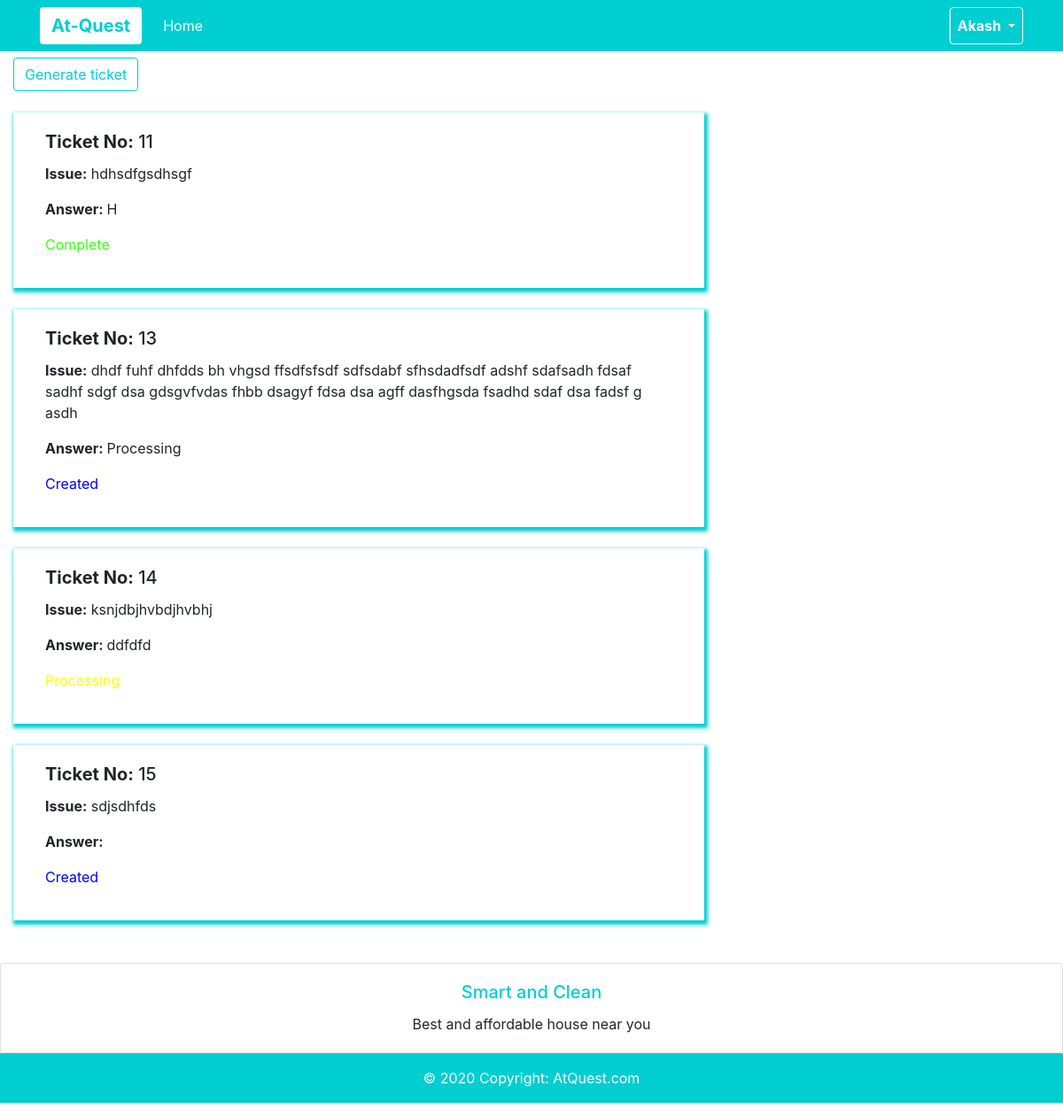
Screenshot of /see_ticket/ (signed in) with the database file from the repository.
### customer/models.py (models this page shows, shortened)
class TicketGenerate(models.Model):
    uname = models.CharField(max_length=30)
    email = models.EmailField(max_length=100)
    message = models.TextField(max_length=400)
    status = models.CharField(max_length=30, default="Created")
    reply = models.CharField(max_length=200, default="")

### customer/views.py (the view)
# urls.py: path('see_ticket/', views.see_ticket, name='see_ticket'),
def see_ticket(request):
    tickets = TicketGenerate.objects.all()
    return render(request, 'ticket_view.html', {'tickets': tickets})

### customer/templates/ticket_view.html
{% extends 'base.html' %}
{% load crispy_forms_tags %}
{% block content %}
<a class="btn" href="{% url 'secret' %}" style="background-color: white; color: #00CED1; border-color: #00CED1;">Generate ticket</a>
    {% for i in tickets %}
            {% if i.uname == user.username %}
                <div class="card col-8 my-4" style=" border-color: white; box-shadow: 2px 3px 4px 2px #00CED1; border-radius: 0px;">
                  <div class="card-body" >
                      <h5 class="card-title"><b>Ticket No:</b> {{ i.id }}</h5>
                      <p class="card-text"><b>Issue:</b> {{ i.message }}</p>
                      <p class="card-text"><b>Answer: </b>{{ i.reply }}</p>
                      {% if i.status == "Created" %}
                        <p style="color:blue;">Created</p>
                      {% elif i.status == "Processing" %}
                        <p style="color:yellow;">Processing</p>
                      {% elif i.status == "Complete" %}
                        <p style="color:#39FF14;">Complete</p>
                      {% endif %}
                  </div>
                </div>
            {% endif %}
    {% endfor %}
{% endblock %}

### customer/templates/base.html (shortened to what this page needs)
<!doctype html>
<html lang="en">
<head>
    <link rel="stylesheet" href="https://maxcdn.bootstrapcdn.com/bootstrap/4.0.0/css/bootstrap.min.css"
>
</head>
<body>
<nav class="navbar navbar-expand-lg fixed-top navbar-light  pb-2 mb-5" style="background-color: #00CED1; color: white;">
    <div class="container">
        <a class="navbar-brand btn " href="{% url 'home' %}" style="color:#00CED1; background-color: white;  font-size: 20px;"><b>At-Quest</b></a>
        <div class="collapse navbar-collapse" id="navbarSupportedContent">
            <ul class="navbar-nav mr-auto">
                <li class="nav-item active">
                    <a class="nav-link" href="{% url 'home' %}" style="color:white;">Home</a>
                </li>
            </ul>
            {% if user.is_authenticated %}
              <ul class="navbar-nav">
                  <li class="nav-item dropdown">
                      <a class="nav-link dropdown-toggle btn" style="background-color: #00CED1; color: white; border-color: white;" href="#" id="navbarDropdown" role="button"
                         data-toggle="dropdown" aria-haspopup="true" aria-expanded="false">
                          <strong style="color:white; text-transform: capitalize;" > {{ user.username }} </strong>
                      </a>
                  </li>
              </ul>
            {% else %}
            <form class="form-inline my-2 my-lg-0">
                <a href="{% url 'signup' %}" class="btn  mr-2" style="background-color: #00CED1; color: white; border-color: white;" >Signup</a>
                <a href="{% url 'login' %}" class="btn " style="background-color: #00CED1; color: white; border-color: white;">Log In</a>
            </form>
            {% endif %}
        </div>
    </div>
</nav>
<div class="container-fluid " style="margin-top: 65px;">
    {% block content %}
    {% endblock %}
</div>
<footer class="page-footer font-small  special-color-dark pt-4">
 <div class="card text-center">
  <div class="card-body">
    <h5 class="card-title" style="color:#00CED1;">Smart and Clean</h5>
    <p class="card-text">Best and affordable house near you</p>
  </div>
</div>
  <div class="footer-copyright text-center py-3 mb-3"style="background-color: #00CED1; color: white; ">© 2020 Copyright:
    <a href="#" style=" color: white;"> AtQuest.com</a>
  </div>
</footer>
</body>
</html>

### rows the page displays
TicketGenerate: id "11", message "hdhsdfgsdhsgf", reply "H", status "Complete"
TicketGenerate: id "13", message "dhdf fuhf dhfdds bh vhgsd ffsdfsfsdf sdfsdabf sfhsdadfsdf adshf sdafsadh fdsaf sadhf sdgf dsa gdsgvfvdas fhbb dsagyf fdsa dsa agff dasfhgsda fsadhd sdaf dsa fadsf g asdh", reply "Processing", status "Created"
TicketGenerate: id "14", message "ksnjdbjhvbdjhvbhj", reply "ddfdfd", status "Processing"
TicketGenerate: id "15", message "sdjsdhfds", status "Created"

### other values shown
{{ user.username }} "Akash"
